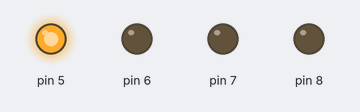
Recording of a sketch running on a simulated Arduino Uno, built with avr-gcc and run on an emulated ATmega328P. On the bench: output pins drawn as LEDs (lit = HIGH).

Above: at 0.2 s.
At 1.0 s:
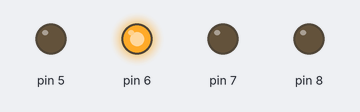
At 2.2 s:
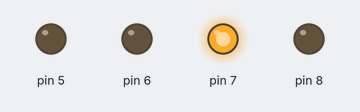
At 4.0 s:
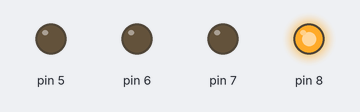
Timing chart, 0 to 6.5 s (numbered marks = the images above):
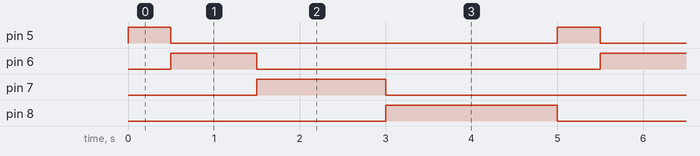

Measured:
- by itself, pin 5: alternates HIGH for 0.50 s and LOW for 4.5 s
- by itself, pin 6: alternates HIGH for 1.0 s and LOW for 4.0 s
- by itself, pin 7: alternates HIGH for 1.5 s and LOW for 3.5 s
- by itself, pin 8: alternates HIGH for 2.0 s and LOW for 3.0 s

The sketch:

led.ino
```cpp
void setup() {
  pinMode(5, OUTPUT);
  pinMode(6, OUTPUT);
  pinMode(7, OUTPUT);
  pinMode(8, OUTPUT);

}

void loop() {
  digitalWrite(5, HIGH);
  digitalWrite(6, LOW);
  digitalWrite(7, LOW);
  digitalWrite(8, LOW);
  delay(500);
  digitalWrite(5, LOW);
  digitalWrite(6, HIGH);
  digitalWrite(7, LOW);
  digitalWrite(8, LOW);
  delay(1000);
  digitalWrite(5, LOW);
  digitalWrite(6, LOW);
  digitalWrite(7, HIGH);
  digitalWrite(8, LOW);
  delay(1500);
  digitalWrite(5, LOW);
  digitalWrite(6, LOW);
  digitalWrite(7, LOW);
  digitalWrite(8, HIGH);
  delay(2000);

}
```
